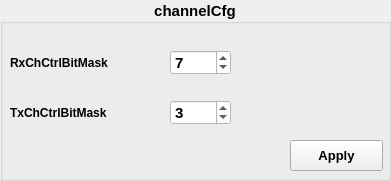
             <widget class="QGroupBox" name="CHANNELCFG_GROUP">
              <property name="geometry">
               <rect>
                <x>30</x>
                <y>60</y>
                <width>391</width>
                <height>181</height>
               </rect>
              </property>
              <property name="font">
               <font>
                <family>Tahoma</family>
                <pointsize>11</pointsize>
                <weight>75</weight>
                <bold>true</bold>
               </font>
              </property>
              <property name="styleSheet">
               <string notr="true"/>
              </property>
              <property name="title">
               <string>channelCfg</string>
              </property>
              <property name="alignment">
               <set>Qt::AlignCenter</set>
              </property>
              <widget class="QLabel" name="RxChCtrlBitMask">
               <property name="geometry">
                <rect>
                 <x>10</x>
                 <y>50</y>
                 <width>141</width>
                 <height>25</height>
                </rect>
               </property>
               <property name="font">
                <font>
                 <family>Tahoma</family>
                 <pointsize>9</pointsize>
                 <weight>75</weight>
                 <bold>true</bold>
                </font>
               </property>
               <property name="text">
                <string>RxChCtrlBitMask</string>
               </property>
               <property name="alignment">
                <set>Qt::AlignLeading|Qt::AlignLeft|Qt::AlignVCenter</set>
               </property>
              </widget>
              <widget class="QLabel" name="TxChCtrlBitMask">
               <property name="geometry">
                <rect>
                 <x>10</x>
                 <y>100</y>
                 <width>141</width>
                 <height>25</height>
                </rect>
               </property>
               <property name="font">
                <font>
                 <family>Tahoma</family>
                 <pointsize>9</pointsize>
                 <weight>75</weight>
                 <bold>true</bold>
                </font>
               </property>
               <property name="text">
                <string>TxChCtrlBitMask</string>
               </property>
               <property name="alignment">
                <set>Qt::AlignLeading|Qt::AlignLeft|Qt::AlignVCenter</set>
               </property>
              </widget>
              <widget class="QSpinBox" name="SPINBOX_RxChCtrlBitMask0">
               <property name="geometry">
                <rect>
                 <x>170</x>
                 <y>50</y>
                 <width>61</width>
                 <height>25</height>
                </rect>
               </property>
               <property name="styleSheet">
                <string notr="true">background-color: rgb(255, 255, 255);</string>
               </property>
               <property name="value">
                <number>7</number>
               </property>
              </widget>
              <widget class="QSpinBox" name="SPINBOX_TxChCtrlBitMask1">
               <property name="geometry">
                <rect>
                 <x>170</x>
                 <y>100</y>
                 <width>61</width>
                 <height>25</height>
                </rect>
               </property>
               <property name="styleSheet">
                <string notr="true">background-color: rgb(255, 255, 255);</string>
               </property>
               <property name="value">
                <number>3</number>
               </property>
              </widget>
              <widget class="QPushButton" name="BUTTON_CHANNELCFG">
               <property name="geometry">
                <rect>
                 <x>290</x>
                 <y>140</y>
                 <width>93</width>
                 <height>31</height>
                </rect>
               </property>
               <property name="font">
                <font>
                 <family>Tahoma</family>
                 <pointsize>10</pointsize>
                 <weight>75</weight>
                 <bold>true</bold>
                </font>
               </property>
               <property name="text">
                <string>Apply</string>
               </property>
              </widget>
             </widget>
